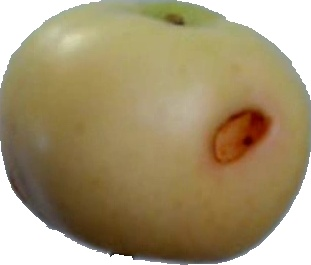
#> input picture frutis_360/fruits-360-original-size/fruits-360-original-size/Test/apple_6/r0_219.jpg, 311 x 265 px; its folder holds only this picture in this run
$ jupyter execute --allow-errors MulticlassSVM.ipynb
#> lines starting #> are read from the running program, lines starting #| are printed output that depends on the picture
# Multiclass SVM
Unter der Verwendung des *One to Rest Approaches*

https://www.baeldung.com/cs/svm-multiclass-classification

[cell 1]
import glob
import os
import cv2
import numpy as np
from sklearn.preprocessing import StandardScaler

[cell 2]
def getAllData(data_type, dim, print_summary=False):
    images = []
    labels = []

    # Basispfad für das Verzeichnis der Daten
    base_path = "/Users/frederik/Code/SVM/Notebooks/SVM/Fruits/frutis_360/fruits-360-original-size/fruits-360-original-size/"

    # Funktion, um alle Unterordner (Datenkategorien) zu erhalten
    def get_categories(path):
        return [d for d in os.listdir(path) if os.path.isdir(os.path.join(path, d))]

    categories = get_categories(os.path.join(base_path, data_type))
    total_images = 0  # Gesamtzahl der Bilder zählen

    for i, category in enumerate(categories):
        category_path = os.path.join(base_path, data_type, category)
        for image_path in glob.glob(os.path.join(category_path, "*.jpg")):
            image = cv2.imread(image_path, cv2.IMREAD_COLOR)
            image = cv2.resize(image, (dim, dim))
            image = cv2.cvtColor(image, cv2.COLOR_RGB2BGR)
            images.append(image)
            labels.append(i)
            total_images += 1

    if print_summary:
        print(f"Found {total_images} images belonging to {len(categories)} classes.")

    images = np.array(images)
    labels = np.array(labels)
    return images, labels

[cell 3]
# Setzen Sie die Bildgröße fest
dim = 100

# Rufen Sie die Daten für Training und Test ab, mit der Zusammenfassung
X_train, y_train = getAllData('Training', dim, print_summary=True)
X_test, y_test = getAllData('Test', dim, print_summary=True)
#> call 2 of getAllData, with data_type = 'Test', dim = 100, print_summary = True
#> in getAllData, image is the input picture: shape (265, 311, 3); mean B, G, R 114.1, 149.4, 165.4
#> in getAllData (call 2), `image = cv2.resize(image, (dim, dim))`:
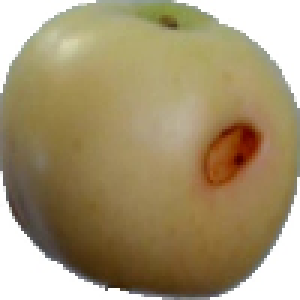
#> image: shape (100, 100, 3) (shown 3 times larger); mean B, G, R 114, 149.3, 165.3
#> pass 2 of the loop in getAllData, `for i, category in enumerate(categories):`:
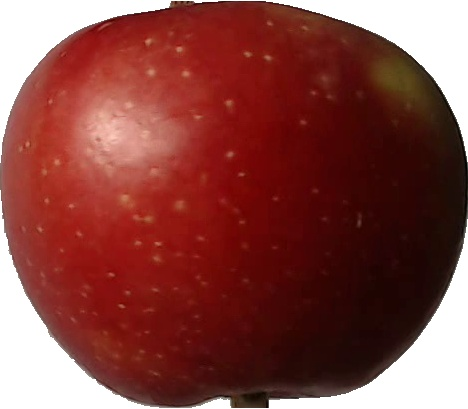
#> input picture frutis_360/fruits-360-original-size/fruits-360-original-size/Test/apple_braeburn_1/r0_147.jpg, 468 x 409 px
#> in getAllData, image is the input picture: shape (409, 468, 3); mean B, G, R 66.1, 71, 134.6
#> in getAllData (call 2), `image = cv2.resize(image, (dim, dim))`:
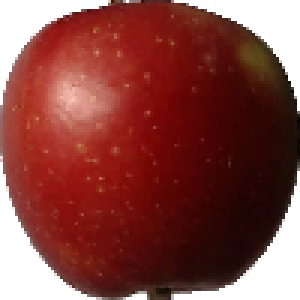
#> image: shape (100, 100, 3) (shown 3 times larger); mean B, G, R 65.9, 70.8, 134.4
